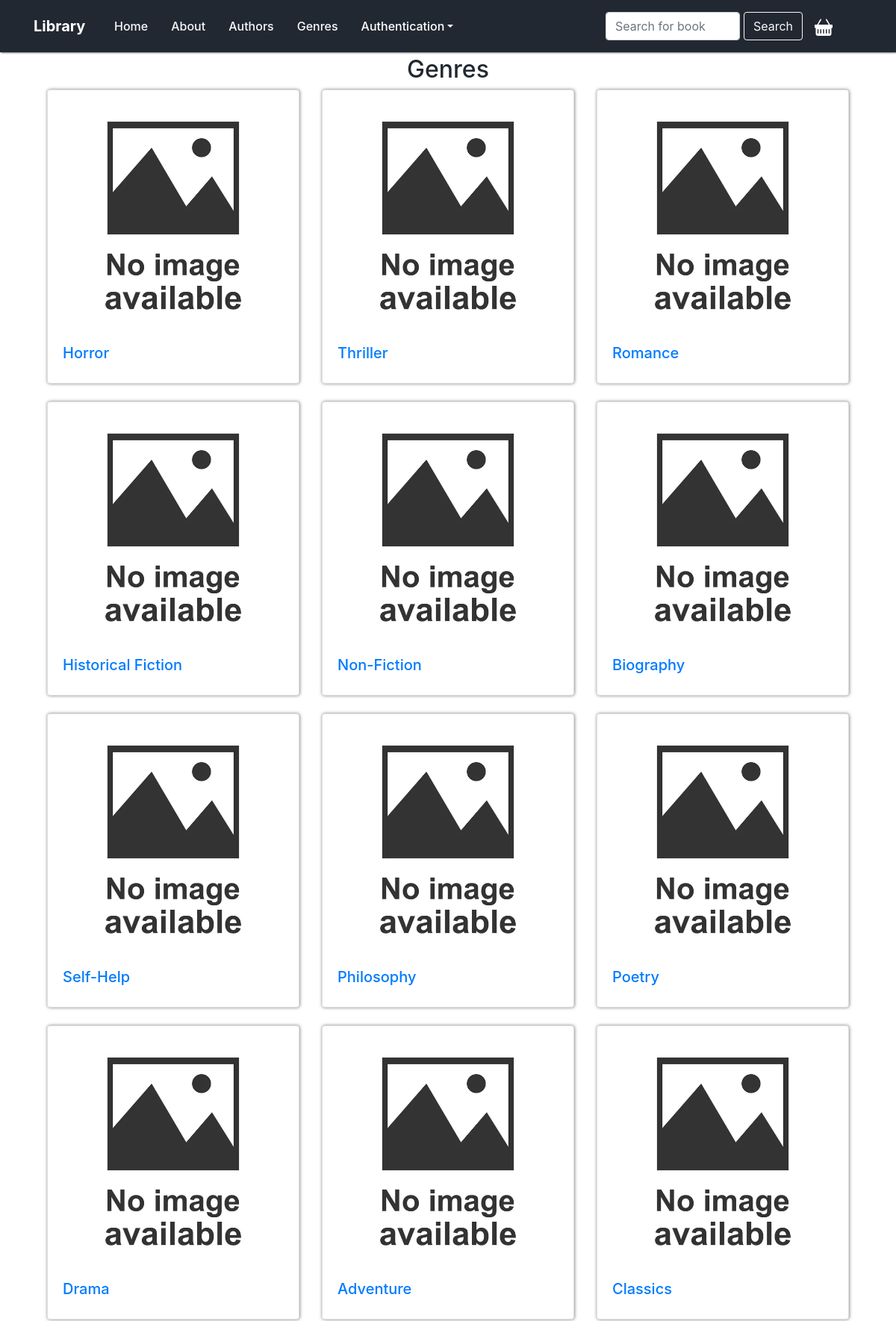
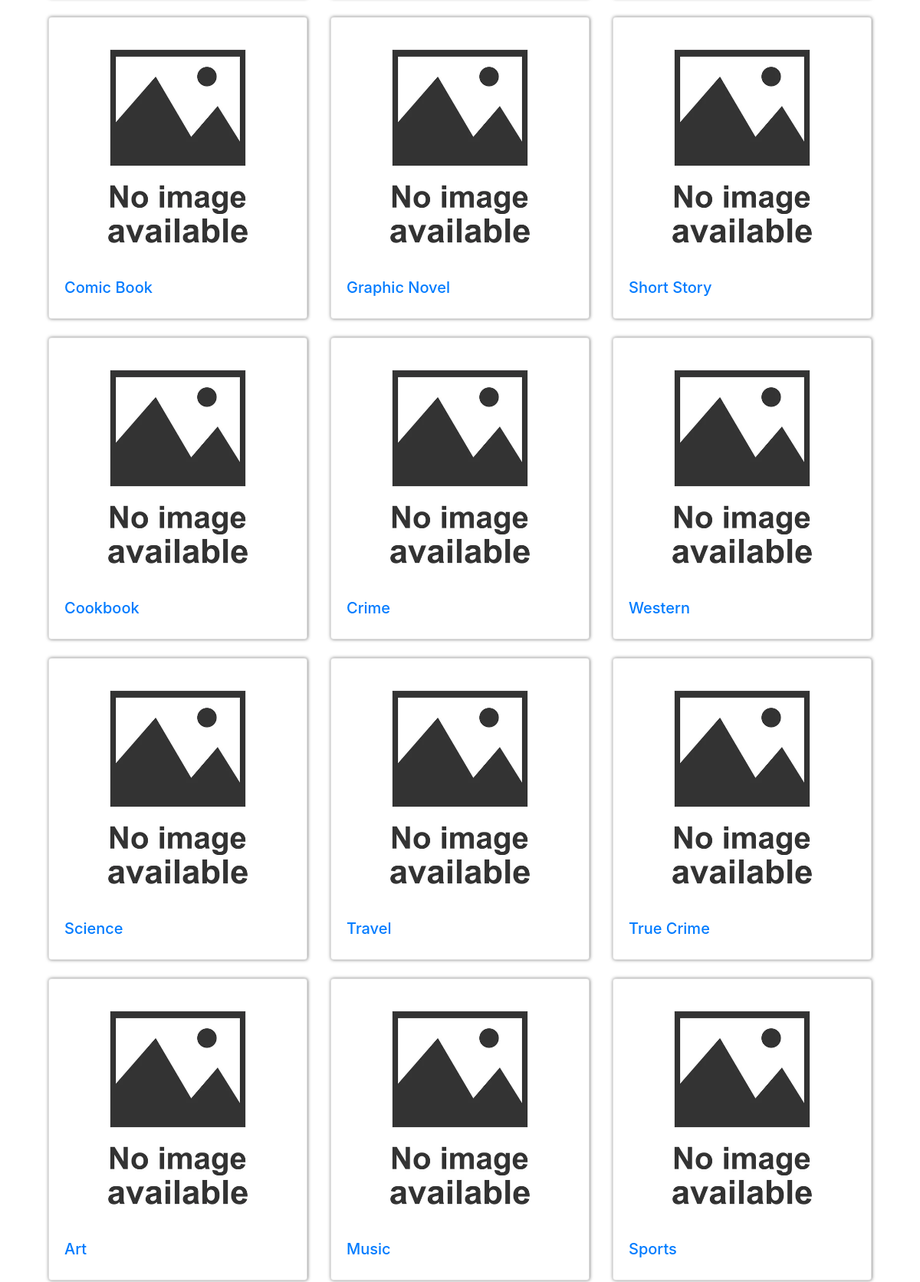
Page /library/genres/ (upper part) on the committed database (2 pictures, top to bottom).
### library/models.py (models this page shows, shortened)
class Genre(models.Model):
    genre = models.CharField(max_length=100, db_index=True)

### library/views.py (the view)
# urls.py: path('genres/', views.genres, name='genres'),
def genres(request):
    genres = Genre.objects.all()
    context = {"title": "Genres", 'genres': genres}
    return render(request, 'library/genres.html', context=context)

### library/templatetags/tags.py (called while the page is built)
@register.simple_tag()
def get_menu():
    return views.menu

@register.simple_tag()
def get_year():
    return datetime.now().year

### library/templates/library/genres.html (shortened to what this page needs)
{%extends 'base.html'%}
{% load tags %}
{% load static %}
{%block content%}
<div class="container pt-5">
    <h2> {{title}} </h2>
    <div class="row">
        {% for genre in genres %}
            <div class="col-md-4 mb-4">
                <div class="card h-100 card-shadow">
                    {% if genre.image %}
                        <a href="{% url 'genre_by_id' genre.id %}"><img src="{% static 'library/images/{{ genre.image }}' %}"
                             class="card-img-top" alt="{{genre.title}}"></a>
                    {% else %}
                        <a href="{% url 'genre_by_id' genre.id %}"><img src="{% static 'library/images/default-book.jpg' %}"
                             class="card-img-top" alt="{{genre.title}}"></a>
                    {% endif %}
                    <div class="card-body mt-n3">
                        <h5><a href="{% url 'genre_by_id' genre.id %}">{{ genre.genre }}</a></h5>
                    </div>
                </div>
            </div>
        {% endfor %}
    </div>
</div>
{%endblock%}

### library/static/library/css/index.css (style rules this page uses)
:root { --white-text: #FFF; --black: #333333; --deep-blue: #222831; }
body { margin: 20px; height: 100%; display: flex; flex-direction: column; min-height: 100vh; }
h1, h2 { text-align: center; margin-bottom: 40px; margin-top: 10px; !important; color: var(--deep-blue); }
.container > h2 { margin-top: 10px; }
.card-shadow { box-shadow: 0.5px 0 4px rgba(0, 0, 0, 0.5); }
.card-img-top { transform: scale(0.9); }

### rows in the picture
Genre: genre "Horror"
Genre: genre "Thriller"
Genre: genre "Romance"
Genre: genre "Historical Fiction"
Genre: genre "Non-Fiction"
Genre: genre "Biography"
Genre: genre "Self-Help"
Genre: genre "Philosophy"
Genre: genre "Poetry"
Genre: genre "Drama"
Genre: genre "Adventure"
Genre: genre "Classics"
Genre: genre "Comic Book"
Genre: genre "Graphic Novel"
Genre: genre "Short Story"
Genre: genre "Cookbook"
Genre: genre "Crime"
Genre: genre "Western"
Genre: genre "Science"
Genre: genre "Travel"
Genre: genre "True Crime"
Genre: genre "Art"
Genre: genre "Music"
Genre: genre "Sports"

### other values in the picture
{{ item.title }} "Home" "About" "Authors" "Genres"
{{ title }} "Genres"
